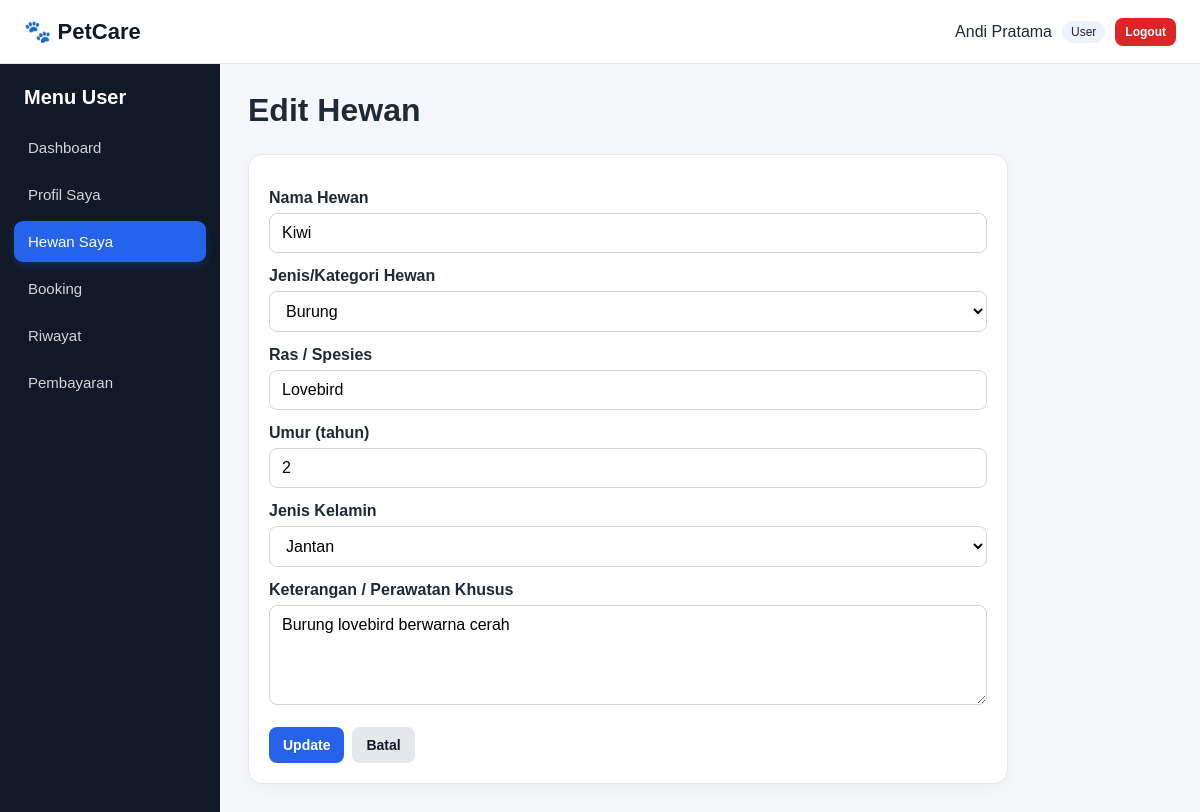
The app's page /user/hewan/edit.php?id=5 (signed in) with its own data.
### tables this page shows
CREATE TABLE `hewan` (
  `id_hewan` int(11) NOT NULL,
  `id_user` int(11) NOT NULL,
  `nama_hewan` varchar(100) NOT NULL,
  `jenis` varchar(50) NOT NULL,
  `ras` varchar(50) DEFAULT NULL,
  `umur` int(11) DEFAULT NULL,
  `jenis_kelamin` enum('Jantan','Betina') DEFAULT NULL,
  `keterangan` text DEFAULT NULL
);

### includes/auth.php (called while the page is built, shortened)
<?php
function e(?string $value): string
{
    return htmlspecialchars($value ?? '', ENT_QUOTES, 'UTF-8');
}

### user/hewan/edit.php (the view, shortened to what this page needs)
<?php
require_once '../../config/koneksi.php';
require_once '../../includes/auth.php';
$id = (int)($_GET['id'] ?? 0);
$id_user = (int)$_SESSION['user']['id_user'];
$stmt = $pdo->prepare("SELECT * FROM hewan WHERE id_hewan=? AND id_user=?");
$stmt->execute([$id, $id_user]);
$data = $stmt->fetch();
$jenisOptions = ['Anjing', 'Kucing', 'Burung', 'Reptil', 'Hewan Air', 'Kelinci', 'Hamster', 'Hewan Lainnya'];
include '../../includes/header.php';
?>
<div class="page-head"><h1>Edit Hewan</h1></div>
<div class="card form-card">
<form method="post">
    <label for="nama_hewan">Nama Hewan</label><input id="nama_hewan" name="nama_hewan" value="<?= e($_POST['nama_hewan'] ?? $data['nama_hewan']) ?>" required>
    <label for="jenis">Jenis/Kategori Hewan</label><select id="jenis" name="jenis" required>
        <?php foreach ($jenisOptions as $option): ?><option value="<?= e($option) ?>" <?= ($_POST['jenis'] ?? $data['jenis']) === $option ? 'selected' : '' ?>><?= e($option) ?></option><?php endforeach; ?>
    </select>
    <label for="ras">Ras / Spesies</label><input id="ras" name="ras" value="<?= e($_POST['ras'] ?? $data['ras']) ?>" placeholder="Contoh: Lovebird, Iguana, Ikan Cupang">
    <label for="umur">Umur (tahun)</label><input id="umur" type="number" name="umur" min="0" value="<?= e($_POST['umur'] ?? (string)$data['umur']) ?>">
    <label for="jenis_kelamin">Jenis Kelamin</label><select id="jenis_kelamin" name="jenis_kelamin"><option value="Jantan" <?= ($_POST['jenis_kelamin'] ?? $data['jenis_kelamin']) === 'Jantan' ? 'selected' : '' ?>>Jantan</option></select>
    <label for="keterangan">Keterangan / Perawatan Khusus</label><textarea id="keterangan" name="keterangan"><?= e($_POST['keterangan'] ?? $data['keterangan']) ?></textarea>
    <div class="form-actions"><button class="btn btn-primary" type="submit">Update</button><a class="btn btn-secondary" href="index.php">Batal</a></div>
</form>
</div>
<?php include '../../includes/footer.php'; ?>

### assets/css/style.css (style rules this page uses)
* { box-sizing: border-box; }
body { margin: 0; font-family: Arial, Helvetica, sans-serif; background: #f5f7fb; color: #1f2937; }
.page-head { display: flex; justify-content: space-between; align-items: center; gap: 16px; margin-bottom: 20px; }
.page-head h1 { margin: 0 0 5px; }
.card { background: #fff; border: 1px solid #e5e7eb; border-radius: 14px; padding: 20px; box-shadow: 0 4px 18px rgba(15, 23, 42, 0.04); margin-bottom: 20px; }
.form-card { max-width: 760px; }
.form-card label { display: block; margin: 14px 0 6px; font-weight: 600; }
.form-card input, .form-card select, .form-card textarea { width: 100%; padding: 10px 12px; border: 1px solid #d1d5db; border-radius: 8px; font: inherit; background: #fff; }
.form-card textarea { min-height: 100px; resize: vertical; }
.form-actions { display: flex; gap: 8px; margin-top: 18px; }
.btn { display: inline-block; border: 0; border-radius: 8px; padding: 10px 14px; text-decoration: none; cursor: pointer; font-weight: 600; font-size: 14px; }
.btn-primary { background: #2563eb; color: #fff; }
.btn-secondary { background: #e5e7eb; color: #111827; }

### records on screen
hewan: nama_hewan "Kiwi", ras "Lovebird", umur "2", jenis_kelamin "Jantan", keterangan "Burung lovebird berwarna cerah"

### other values on screen
$_SESSION['user']['nama'] "Andi Pratama"
$_SESSION['user']['role'] "User"
form field jenis "Burung"
